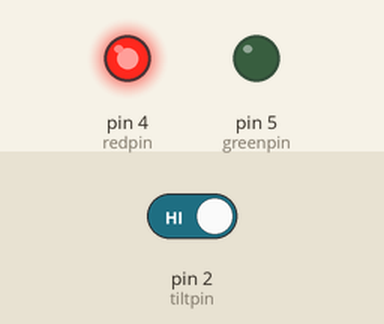
This sketch was run on a simulated Arduino Uno, built with avr-gcc and run on an emulated ATmega328P. On the bench: output pins drawn as LEDs (lit = HIGH). Inputs (shaded band) come from the test bench; at power-on: pin 2 (tiltpin) HIGH. What the sketch prints to the serial monitor is not drawn.

Above: at 1.2 s.
1.3 s: pin 2 (tiltpin) driven LOW
At 2.3 s:
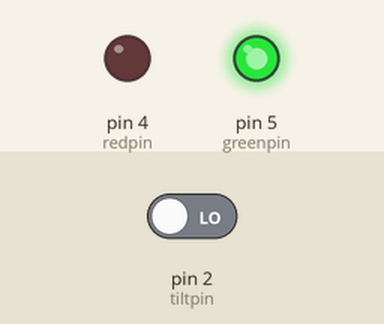
2.8 s: pin 2 (tiltpin) driven HIGH
At 3.5 s:
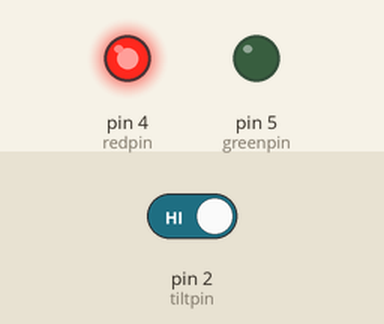
Timing chart, 0 to 5.8 s (numbered marks = the images above; inputs shaded):
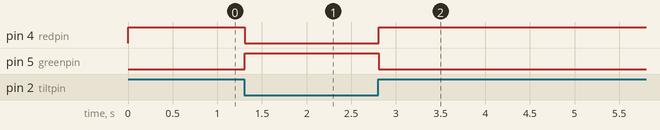

The sketch:

tilt_sensor1.ino
```cpp
int tiltpin=2;
int tiltval;
int redpin=4;
int greenpin=5;
void setup()
{
  pinMode(tiltpin,INPUT);
  pinMode(redpin, OUTPUT);
  pinMode(greenpin, OUTPUT);
  digitalWrite(tiltpin,HIGH);
  Serial.begin(9600);
}

void loop()
{
  tiltval=digitalRead(tiltpin);
  Serial.println(tiltval);
  if(tiltval==0){
  	digitalWrite(greenpin,HIGH);
    digitalWrite(redpin,LOW);
  }
  if(tiltval==1){
  	digitalWrite(greenpin,LOW);
    digitalWrite(redpin,HIGH);
  }

}
```

Measured:
- after the input at 1.3 s, pin 4 (redpin): HIGH → LOW at once; pin 5 (greenpin): LOW → HIGH at once
- after the input at 2.8 s, pin 4 (redpin): LOW → HIGH at once; pin 5 (greenpin): HIGH → LOW at once
